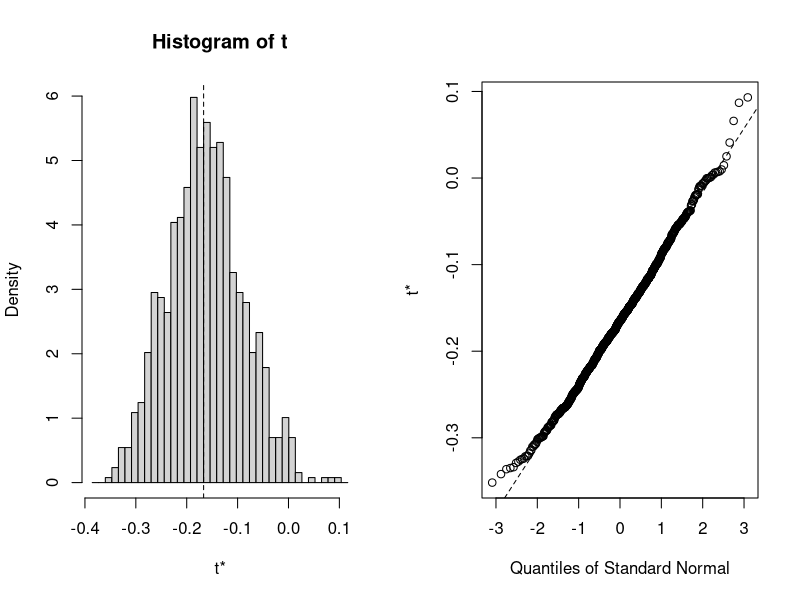
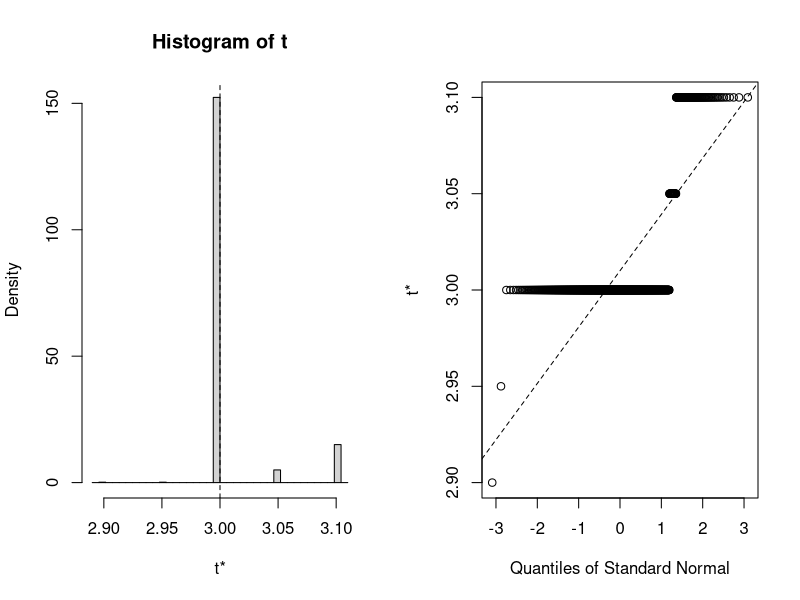

The R script that drew these images, in order:
### bootstrap library
install.packages("boot")
library(boot)

### exemplary data
install.packages("datasets")
library(datasets)

### exploring dataset
data(iris)
head(iris)
View(iris)

#
median(iris$Sepal.Length)
median(iris$Sepal.Width)
cor(iris$Sepal.Length, iris$Sepal.Width, method ="s")

### let's make estimating function 
foo <- function(data, indices, cor.type){
  dt<-data[indices,]
  c(
    cor(dt[,1], dt[,2], method=cor.type),
    median(dt[,1]),
    median(dt[,2])
  )
}

### seed for reproductive results
set.seed(12345)

### bootstrapping process
myBootstrap <- boot(iris, foo, R=1000, cor.type='s')

### inspecting results
View(myBootstrap)
#
head(myBootstrap$t)
View(myBootstrap$t)
#
head(myBootstrap$t0)
#
print(myBootstrap)


### correlation coefficient
# normal distribution (->Basic)
plot(myBootstrap, index=1)
boot.ci(myBootstrap, index=1)

#rozkład jest normalny, współczynnik ufności wynosi (-0.3142, -0.0253 )
# w populacji korelacja pomiędzy dwoma zmiennymi jest niewielka
### median Sepal.Width

# "unusual" distribution (->Bias-corrected, accelerated)
plot(myBootstrap, index=3)
boot.ci(myBootstrap, index=3)

# eof


